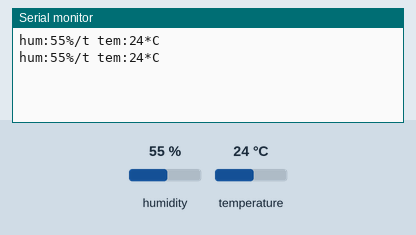
The sketch below on a simulated Arduino Uno, built with avr-gcc and run on an emulated ATmega328P. Shown: the last lines printed to the serial monitor. The inputs (shaded band) are chosen by the test bench; at power-on: humidity 55 %, temperature 24 °C.

Above: at 2.8 s.
2.9 s: humidity set to 22 %
At 5.3 s:
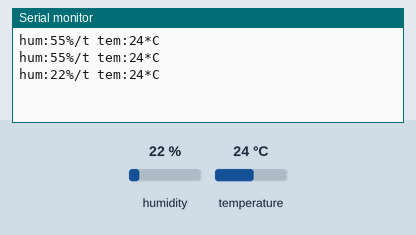
5.6 s: temperature set to 12 °C
At 6.6 s:
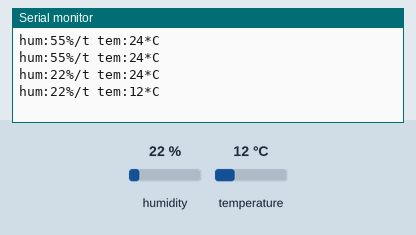
8.3 s: humidity set to 40 %
At 11.4 s:
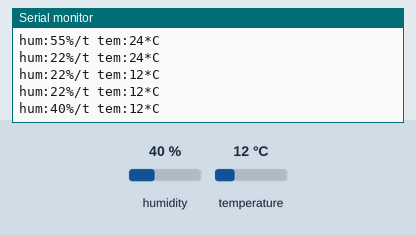
Timing chart, 0 to 12.9 s (numbered marks = the images above; inputs shaded):
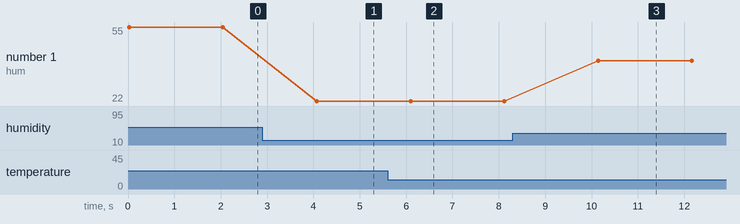

Measured:
- after the input at 2.9 s, the serial monitor: prints a new line after 1.2 s (image 1)
- after the input at 5.6 s, the serial monitor: prints a new line after 0.49 s (image 2)
- after the input at 8.3 s, the serial monitor: prints a new line after 1.8 s (image 3)
- plotted number 1: 55 → 22 after the input at 2.9 s, 22 → 40 after the input at 8.3 s

The sketch:

dht11.ino
```cpp
#include <dht11.h>    //引用dht11库文件，使得下面可以调用相关参数

int ledPin=8;

dht11 DHT11;

void setup(){  //初始化设置
  Serial.begin(9600);  //设置波特率参数
  pinMode(ledPin,OUTPUT);
}

void loop(){
  int chk = DHT11.read(ledPin);  //将读取到的值赋给chk

  int hum=(float)DHT11.humidity;  //将湿度值赋给hum
  Serial.print("hum:");
  Serial.print(hum);
  Serial.print("%/t");

  int tem=(float)DHT11.temperature;  //将湿度值赋给tem
  Serial.print(" tem:");
  Serial.print(tem);
  Serial.println("*C");
  delay(2000);
}
```
